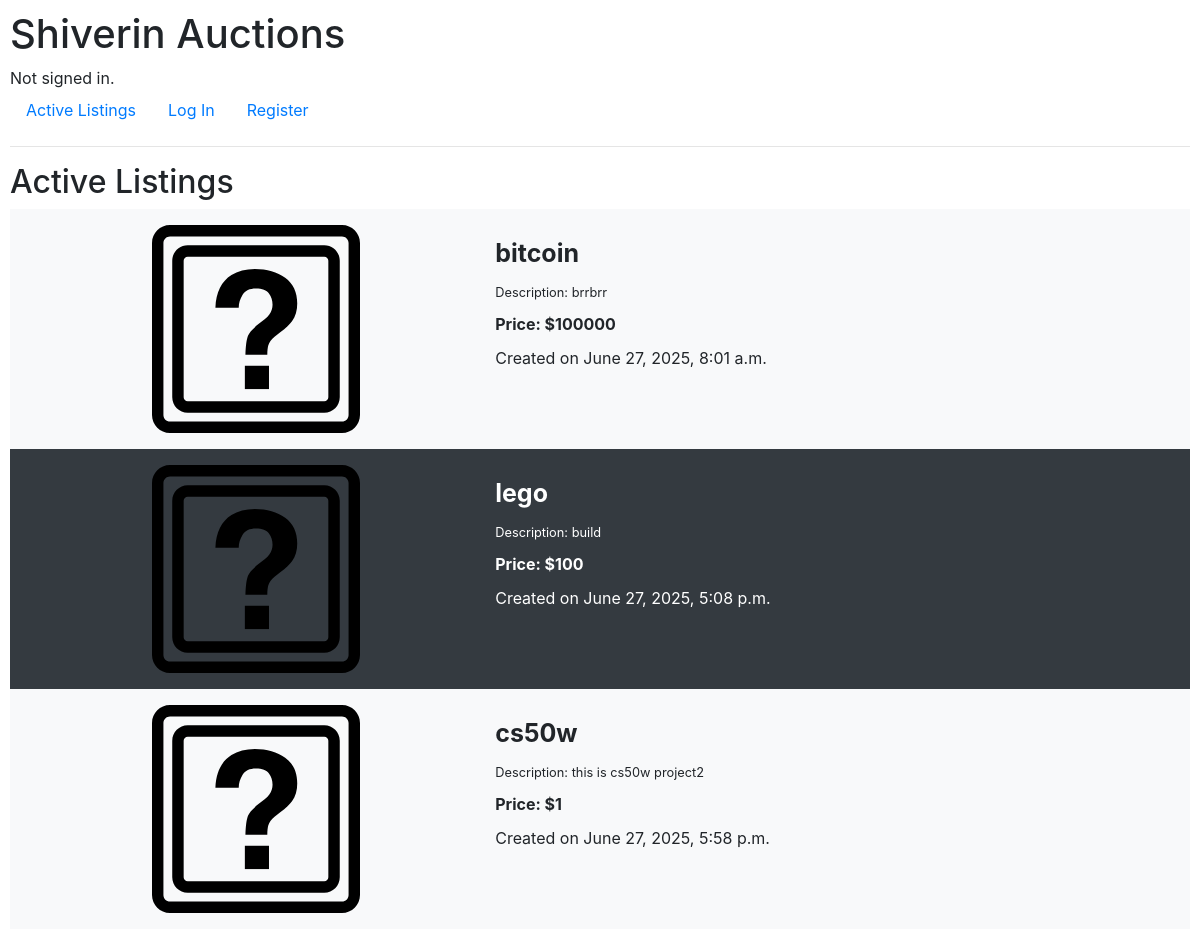
The page / on the database its author committed.
### auctions/models.py (models this page shows, shortened)
class Listing(models.Model):
    title = models.CharField(max_length=64)
    description = models.TextField()
    start_bid = models.DecimalField(max_digits=10, decimal_places=2)
    url = models.URLField(blank=True, null=True)
    category = models.ForeignKey("Category", on_delete=models.SET_NULL, null=True, blank=True)
    owner = models.ForeignKey(User, on_delete=models.CASCADE)
    created_at = models.DateTimeField(auto_now_add=True)
    is_active = models.BooleanField(default=True)

### auctions/views.py (the view)
# urls.py: path("", views.index, name="index"),
def index(request):
    listings = Listing.objects.annotate(
        highest_bid=Max('bids__user_bid')
    ).annotate(
        current_price=Coalesce('highest_bid', F('start_bid'))
    ).filter(is_active=True)
    context = {
        "listings": listings
    }
    return render(request, "auctions/index.html", context)

### auctions/templates/auctions/index.html
{% extends "auctions/layout.html" %}
{% load static %}
{% block body %}
    <h2>Active Listings</h2>
    {% for listing in listings %}
        {% if forloop.counter|divisibleby:2 %}
            <div class="container-fluid p-3 bg-dark text-white contain1">
        {% else %}
            <div class="container-fluid p-3 bg-light contain2">
        {% endif %}
                <div class="index_a">
                {% if listing.url %}
                    <img src="{{listing.url}}" alt="{{ listing.title }}">
                {% else %}
                    <img src="{% static 'auctions/place.svg' %}" alt="Default image">
                {% endif %}
                </div>
                <div class="index_b">
                <a href="{% url 'listings' listing.id %}" style="color: inherit;"><strong style="font-size: 25px;">{{ listing.title }}</strong></a>
                    <small>Description: {{listing.description}}</small>
                    <div><strong>Price: ${{ listing.current_price }}</strong></div>
                    <div>Created on {{ listing.created_at}}</div>
                </div>
            </div>
    {% empty %}
        <div>Currently no listings</div>
    {% endfor %}
{% endblock %}

### auctions/static/auctions/styles.css (style rules this page uses)
body { padding: 10px; }
.contain1 { display: flex; height: 30vh; }
.contain2 { display: flex; height: 30vh; }
.index_a { width: 40%; }
.index_a img { width: 100%; height: 100%; object-fit: contain; display: block; }
.index_b { width: 60%; display:flex; flex-direction:column; padding: 10px; gap: 10px; }

### rows shown on the page
Listing: title "bitcoin", description "brrbrr", current_price "100000", created_at "June 27, 2025, 8:01 a.m."
Listing: title "lego", description "build", current_price "100", created_at "June 27, 2025, 5:08 p.m."
Listing: title "cs50w", description "this is cs50w project2", current_price "1", created_at "June 27, 2025, 5:58 p.m."
